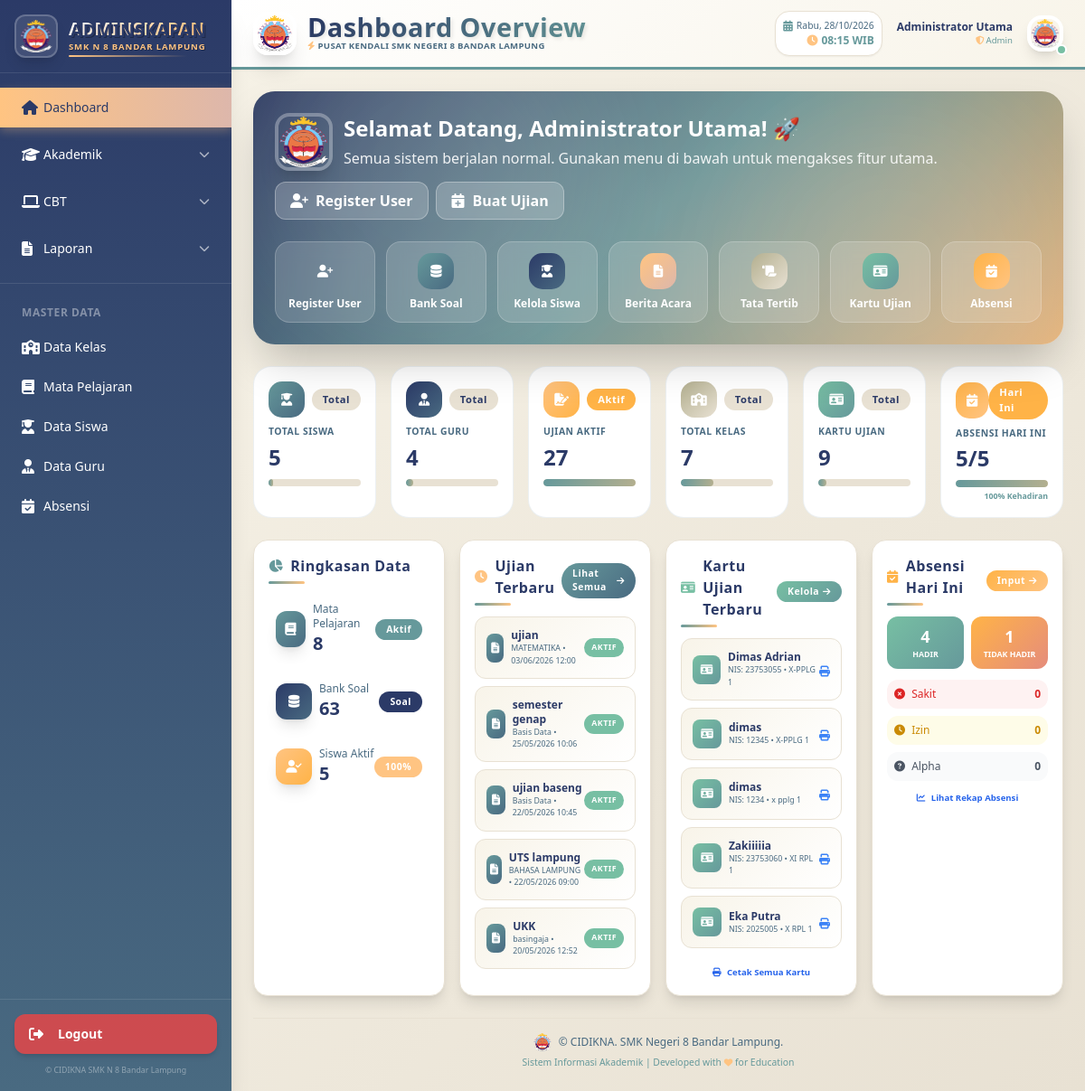
Screenshot of /cbt_sekolah/pages/admin/dashboard.php (signed in) with the database file from the repository.
### tables this page shows
CREATE TABLE `tb_ujian` (
  `id_ujian` int(11) NOT NULL,
  `id_mapel` int(11) NOT NULL,
  `id_guru` int(11) NOT NULL,
  `judul_ujian` varchar(200) NOT NULL,
  `tanggal_ujian` date NOT NULL,
  `jam_mulai` time NOT NULL,
  `jam_selesai` time NOT NULL,
  `durasi_menit` int(11) NOT NULL,
  `token` varchar(10) DEFAULT NULL,
  `tampil_nilai` enum('0','1') DEFAULT '0',
  `acak_soal` enum('0','1') DEFAULT '0',
  `anti_tab` enum('0','1') DEFAULT '0',
  `status_ujian` enum('aktif','nonaktif') DEFAULT 'aktif'
);

CREATE TABLE `tb_mapel` (
  `id_mapel` int(11) NOT NULL,
  `kode_mapel` varchar(20) DEFAULT NULL,
  `nama_mapel` varchar(100) NOT NULL
);

CREATE TABLE `tb_kartu_ujian` (
  `id_kartu` int(11) NOT NULL,
  `nis` varchar(20) NOT NULL,
  `nama_siswa` varchar(100) NOT NULL,
  `kelas` varchar(30) NOT NULL,
  `jenis_ujian` varchar(100) DEFAULT NULL,
  `tahun_pelajaran` varchar(50) DEFAULT NULL,
  `jurusan` varchar(50) DEFAULT NULL,
  `sid` varchar(30) DEFAULT NULL,
  `tempat_lahir` varchar(50) DEFAULT NULL,
  `tanggal_lahir` date DEFAULT NULL,
  `token_ujian` varchar(20) DEFAULT NULL,
  `password_ujian` varchar(20) DEFAULT NULL,
  `username_ujian` varchar(20) DEFAULT NULL,
  `foto_siswa` varchar(255) DEFAULT NULL,
  `created_at` timestamp NULL DEFAULT current_timestamp(),
  `updated_at` timestamp NULL DEFAULT NULL ON UPDATE current_timestamp()
);

### cbt_sekolah/pages/admin/dashboard.php (the view, shortened to what the rows shown need)
<?php
require_once '../../config/koneksi.php';
$ujian_terbaru = [];
try {
    $query = "SELECT u.*, m.nama_mapel
              FROM tb_ujian u
              LEFT JOIN tb_mapel m ON u.id_mapel = m.id_mapel
              ORDER BY u.id_ujian DESC
              LIMIT 5";
    $ujian_terbaru = $pdo->query($query)->fetchAll();
} catch (PDOException $e) {
    $ujian_terbaru = [];
}
$kartu_terbaru = [];
try {
    $query = "SELECT * FROM tb_kartu_ujian ORDER BY id_kartu DESC LIMIT 5";
    $kartu_terbaru = $pdo->query($query)->fetchAll();
} catch (PDOException $e) {
    $kartu_terbaru = [];
}
?>
<!DOCTYPE html>
<html lang="id">
<head>
    <script src="https://cdn.tailwindcss.com"></script>
    <link rel="stylesheet" href="https://cdnjs.cloudflare.com/ajax/libs/font-awesome/6.4.0/css/all.min.css">
    <link rel="stylesheet" href="https://cdn.jsdelivr.net/npm/flatpickr/dist/flatpickr.min.css">
</head>
<body class="font-sans">
    <div class="sidebar fixed left-0 top-0 h-full w-64 text-white shadow-xl z-50">
        <div class="p-4 border-b border-white/10">
            <div class="logo-container">
                <div class="brand-text">
                    <h2>ADMINSKAPAN</h2>
                </div>
            </div>
        </div>
    </div>
    <div class="ml-64 min-h-screen transition-all duration-300">
        <header class="header-gradient py-3 px-6 flex justify-between items-center sticky top-0 z-40 shadow-sm">
            <div class="logo-container">
                <div class="main-header-title">
                    <h1 class="text-xl font-bold">Dashboard Overview</h1>
                </div>
            </div>
        </header>
        <main class="p-6">
            <div class="grid grid-cols-1 md:grid-cols-4 gap-4 mb-6">
                <div class="bg-white rounded-2xl shadow-lg p-4" style="border: 1px solid var(--neutral-2);">
                    <?php if (count($ujian_terbaru) > 0): ?>
                        <div class="space-y-2">
                            <?php foreach ($ujian_terbaru as $ujian):
                                $judul = $ujian['judul_ujian'] ?? 'Ujian';
                                $mapel = $ujian['nama_mapel'] ?? 'Mata Pelajaran';
                                $tanggal_ujian = date('d/m/Y', strtotime($ujian['tanggal_ujian'] ?? date('Y-m-d')));
                                $jam_mulai = substr($ujian['jam_mulai'] ?? '00:00:00', 0, 5);
                                $status = $ujian['status'] ?? 'aktif';
                                $status_color = ($status == 'aktif') ? 'var(--success)' : 'var(--warning)';
                            ?>
                            <div class="flex items-center justify-between p-3 rounded-xl transition hover:shadow-md" style="background: linear-gradient(135deg, var(--neutral-1), white); border: 1px solid var(--neutral-2);">
                                <div class="flex items-center gap-2">
                                    <div class="w-8 h-8 rounded-lg flex items-center justify-center" style="background: linear-gradient(135deg, var(--secondary-1), var(--primary-2));">
                                        <i class="fas fa-file-alt text-white text-xs"></i>
                                    </div>
                                    <div>
                                        <p class="text-xs font-semibold" style="color: var(--primary-1);">
                                            <?= htmlspecialchars($judul) ?>
                                        </p>
                                        <p class="text-[0.55rem] font-medium" style="color: var(--primary-2);">
                                            <?= htmlspecialchars($mapel) ?> • <?= $tanggal_ujian ?> <?= $jam_mulai ?>
                                        </p>
                                    </div>
                                </div>
                                <span class="badge-custom text-[0.55rem] px-2 py-1" style="background: <?= $status_color ?>; color: white;">
                                    <?= strtoupper($status) ?>
                                </span>
                            </div>
                            <?php endforeach; ?>
                        </div>
                    <?php endif; ?>
                </div>
                <div class="bg-white rounded-2xl shadow-lg p-4" style="border: 1px solid var(--neutral-2);">
                    <?php if (count($kartu_terbaru) > 0): ?>
                        <div class="space-y-2">
                            <?php foreach ($kartu_terbaru as $kartu): ?>
                            <div class="kartu-mini-card flex items-center justify-between p-3 rounded-xl transition hover:shadow-md" style="background: linear-gradient(135deg, var(--neutral-1), white); border: 1px solid var(--neutral-2);">
                                <div class="flex items-center gap-2">
                                    <div class="w-8 h-8 rounded-lg flex items-center justify-center" style="background: linear-gradient(135deg, var(--success), var(--secondary-1));">
                                        <i class="fas fa-id-card text-white text-xs"></i>
                                    </div>
                                    <div>
                                        <p class="text-xs font-semibold" style="color: var(--primary-1);">
                                            <?= htmlspecialchars($kartu['nama_siswa'] ?? 'Siswa') ?>
                                        </p>
                                        <p class="text-[0.55rem] font-medium" style="color: var(--primary-2);">
                                            NIS: <?= $kartu['nis'] ?? '-' ?> • <?= $kartu['kelas'] ?? '-' ?>
                                        </p>
                                    </div>
                                </div>
                                <a href="cetak_kartu.php?id=<?= $kartu['id_kartu'] ?? 0 ?>" target="_blank" class="text-blue-500 hover:text-blue-700">
                                    <i class="fas fa-print text-xs"></i>
                                </a>
                            </div>
                            <?php endforeach; ?>
                        </div>
                    <?php endif; ?>
                </div>
            </div>
        </main>
    </div>
</body>
</html>

### rows the page displays
tb_ujian: judul_ujian "ujian", id_mapel.nama_mapel "MATEMATIKA", tanggal_ujian "03/06/2026", jam_mulai "12:00", status "AKTIF"
tb_ujian: judul_ujian "semester genap", id_mapel.nama_mapel "Basis Data", tanggal_ujian "25/05/2026", jam_mulai "10:06", status "AKTIF"
tb_ujian: judul_ujian "ujian baseng", id_mapel.nama_mapel "Basis Data", tanggal_ujian "22/05/2026", jam_mulai "10:45", status "AKTIF"
tb_ujian: judul_ujian "UTS lampung", id_mapel.nama_mapel "BAHASA LAMPUNG", tanggal_ujian "22/05/2026", jam_mulai "09:00", status "AKTIF"
tb_ujian: judul_ujian "UKK", id_mapel.nama_mapel "basingaja", tanggal_ujian "20/05/2026", jam_mulai "12:52", status "AKTIF"
tb_kartu_ujian: nama_siswa "Dimas Adrian", nis "23753055", kelas "X-PPLG 1"
tb_kartu_ujian: nama_siswa "dimas", nis "12345", kelas "X-PPLG 1"
tb_kartu_ujian: nama_siswa "dimas", nis "1234", kelas "x pplg 1"
tb_kartu_ujian: nama_siswa "Zakiiiiia", nis "23753060", kelas "XI RPL 1"
tb_kartu_ujian: nama_siswa "Eka Putra", nis "2025005", kelas "X RPL 1"

### other values shown
$jam "08:15"
$_SESSION['nama'] "Administrator Utama"
$count_siswa "5"
$count_guru "4"
$count_ujian "27"
$count_kelas "7"
$count_kartu "9"
$siswa_aktif "5"
$persentase_kehadiran "100"
$count_mapel "8"
$count_soal "63"
$siswa_aktif * 0.85 "4"
$siswa_aktif * 0.15 "1"
$siswa_aktif * 0.05 "0"
$siswa_aktif * 0.07 "0"
